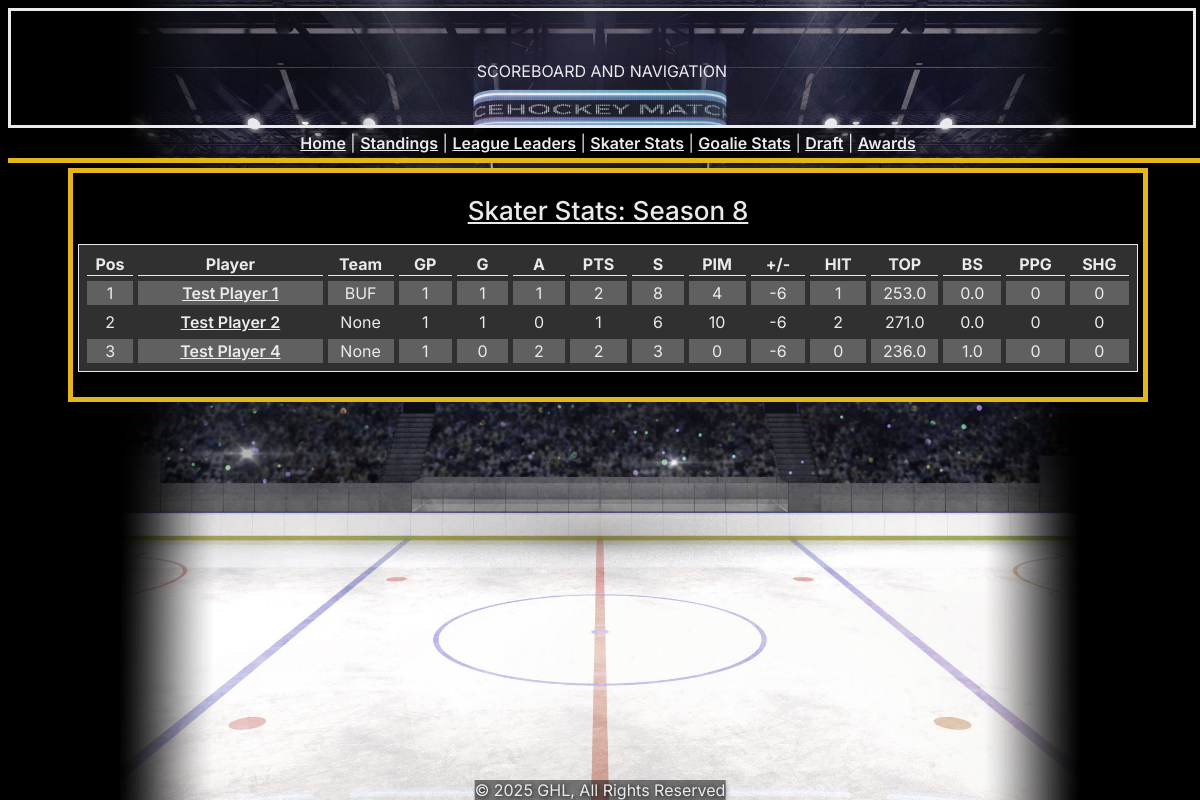
Before: /skaters/ with the older database file.
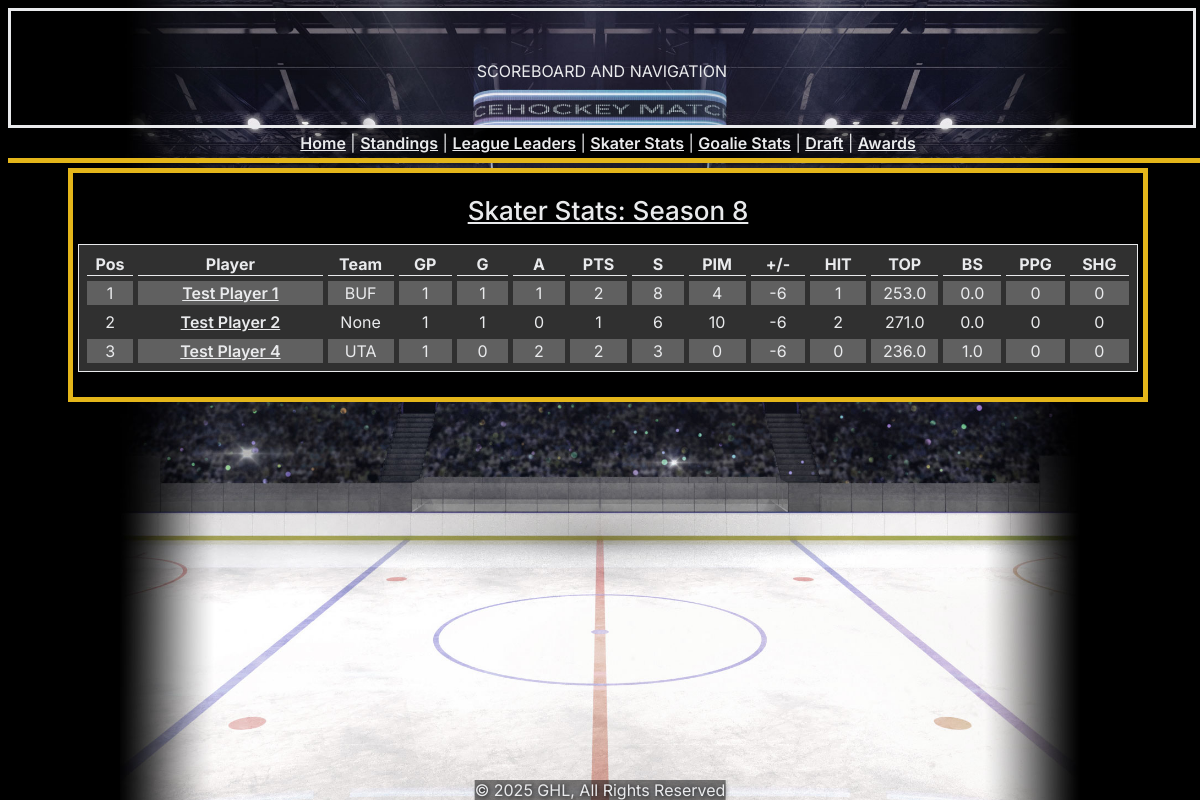
After: the same page with the newer database file.
### GHLWebsiteApp/models.py (models this page shows, shortened)
class SkaterRecord(models.Model):
    ea_player_num = models.ForeignKey(Player, on_delete = models.CASCADE)
    game_num = models.ForeignKey(Game, on_delete = models.CASCADE)
    ea_club_num = models.ForeignKey(Team, on_delete = models.CASCADE)
    position = models.ForeignKey(Position, on_delete = models.CASCADE)
    build = models.ForeignKey(Build, on_delete = models.CASCADE)
    goals = models.PositiveSmallIntegerField(default="0")
    assists = models.PositiveSmallIntegerField(default="0")
    points = models.PositiveSmallIntegerField(default="0")
    hits = models.PositiveSmallIntegerField(default="0")
    plus_minus = models.SmallIntegerField(default="0")
    sog = models.PositiveSmallIntegerField(default="0")
    shot_attempts = models.PositiveSmallIntegerField(default="0")
    deflections = models.PositiveSmallIntegerField(default="0")
    ppg = models.PositiveSmallIntegerField(default="0")
    shg = models.PositiveSmallIntegerField(default="0")
    pass_att = models.PositiveSmallIntegerField(default="0")
    pass_comp = models.PositiveSmallIntegerField(default="0")
    saucer_pass = models.PositiveSmallIntegerField(default="0")
    blocked_shots = models.PositiveSmallIntegerField(default="0")
    takeaways = models.PositiveSmallIntegerField(default="0")
    interceptions = models.PositiveSmallIntegerField(default="0")
    giveaways = models.PositiveSmallIntegerField(default="0")
    pens_drawn = models.PositiveSmallIntegerField(default="0")
    pims = models.PositiveSmallIntegerField(default="0")
    pk_clears = models.PositiveSmallIntegerField(default="0")
    poss_time = models.PositiveSmallIntegerField(default="0")
    fow = models.PositiveSmallIntegerField(default="0")
    fol = models.PositiveSmallIntegerField(default="0")

class Player(models.Model):
    ea_player_num = models.IntegerField(primary_key=True)
    username = models.CharField(max_length=16)
    current_team = models.ForeignKey(Team, on_delete = models.CASCADE, blank=True, null=True)
    def __str__(self):
        return self.username

class Team(models.Model):
    ea_club_num = models.IntegerField(primary_key=True)
    club_full_name = models.CharField(max_length=50)
    club_abbr = models.CharField(max_length=3)
    club_location = models.CharField(max_length=25)
    team_logo_link = models.TextField(blank=True, null=True)
    isActive = models.BooleanField(default=True)
    def __str__(self):
        return self.club_abbr

### GHLWebsiteApp/views.py (the view)
# urls.py: path('skaters/', views.skaters, name="skaters"),
def skaters(request):
    all_skaters = SkaterRecord.objects.filter(game_num__season_num=seasonSetting).annotate(
        skatersgp=Count("game_num"),
        skatersgoals=Sum("goals"),
        skatersassists=Sum("assists"),
        skaterspoints=Sum("points"),
        skatersplusminus=Sum("plus_minus"),
        skatershits=Sum("hits"),
        skaterspims=Sum("pims"),
        skaterssog=Sum("sog"),
        skatersposs=Avg("poss_time"),
        skatersbs=Avg("blocked_shots"),
        skatersppg=Sum("ppg"),
        skatersshg=Sum("shg"),
    ).order_by("ea_player_num")
    context = {
        "all_skaters": all_skaters
    }
    return render(request, "GHLWebsiteApp/skaters.html", context)

### GHLWebsiteApp/templates/GHLWebsiteApp/skaters.html
{% extends 'GHLWebsiteApp/layout.html' %}
{% load static %}
{% block body %}
  <center>
    <div class="section section_lg">
      <center>
      <div class="header">Skater Stats: Season 8</div>
      <table id="fullstandings" class="sortable">
        <col style="width: 60px;">
        <col style="width: 300px;">
        <col style="width: 80px;">
        <col style="width: 80px;">
        <col style="width: 80px;">
        <col style="width: 80px;">
        <col style="width: 80px;">
        <col style="width: 80px;">
        <col style="width: 80px;">
        <col style="width: 80px;">
        <col style="width: 80px;">
        <col style="width: 80px;">
        <col style="width: 80px;">
        <col style="width: 80px;">
        <col style="width: 80px;">
        <tr>
          <th>Pos</th>
          <th>Player</th>
          <th>Team</th>
          <th>GP</th>
          <th>G</th>
          <th>A</th>
          <th>PTS</th>
          <th>S</th>
          <th>PIM</th>
          <th>+/-</th>
          <th>HIT</th>
          <th>TOP</th>
          <th>BS</th>
          <th>PPG</th>
          <th>SHG</th>
        </tr>
        {% for player in all_skaters %}
        <tr>
          <td>{{ forloop.counter }}</td>
          <td><a href="{% url 'player' player.ea_player_num.ea_player_num %}">{{ player.ea_player_num }}</a></td>
          <td>{{ player.ea_player_num.current_team }}</td>
          <td>{{ player.skatersgp }}</td>
          <td>{{ player.skatersgoals }}</td>
          <td>{{ player.skatersassists }}</td>
          <td>{{ player.skaterspoints }}</td>
          <td>{{ player.skaterssog }}</td>
          <td>{{ player.skaterspims }}</td>
          <td>{{ player.skatersplusminus }}</td>
          <td>{{ player.skatershits }}</td>
          <td>{{ player.skatersposs|floatformat:1 }}</td>
          <td>{{ player.skatersbs|floatformat:1 }}</td>
          <td>{{ player.skatersppg }}</td>
          <td>{{ player.skatersshg }}</td>
        </tr>
        {% empty %}
        <tr>
          <td colspan=15>No games recorded.</td>
        </tr>
        {% endfor %}
      </table>
      </center>
    </div>
  </center>
{% endblock %}

Changed rows visible on the page:
changed through a linked row, SkaterRecord "Test Player 4": ea_player_num.current_team "None" → "UTA"
